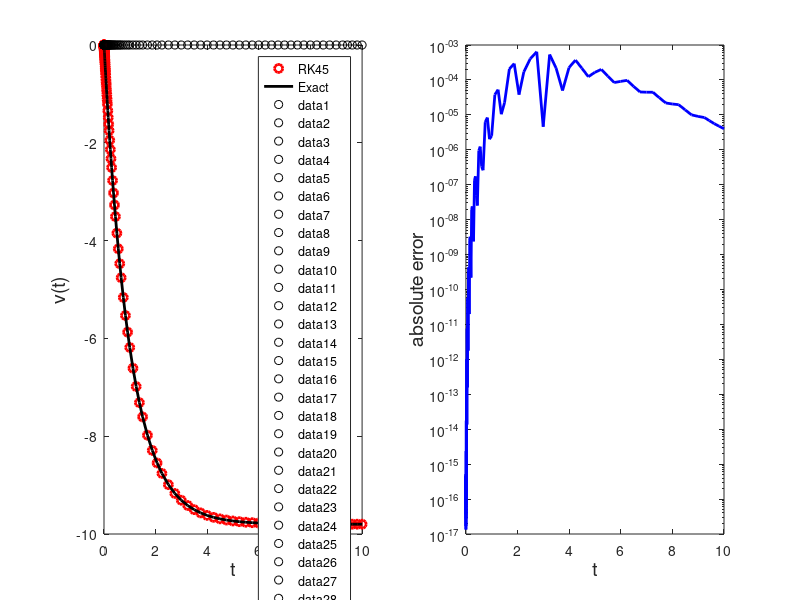

Write MATLAB code to recreate this figure.
%**************************************************************************
%*     Example 5.3                                                        *
%*     filename: ch05pr03.m                                               *
%*     program listing number: 5.3                                        *
%*                                                                        *
%*     This program solves Newton equation for a falling object           *
%*     using the Runge-Kutta-Fehlberg method.                             *
%*        m = mass of the object                                          *
%*        g = acceleration due to gravity                                 *
%*        gamma = frictional coefficient                                  *
%*                                                                        *
%*     Programed by Ryoichi Kawai for Computational Physics Course        *
%*     Revised on 01/22/2017.                                             *
%**************************************************************************
clear all;

% system parameters
gamma=1.0;
g=9.8;
m=1.0;

tmax=10; % maximum time

% define the right hand side
f = @(t,v) -gamma*v - m*g;

% use RK45 method
[t,v]=ode45(f,[0,tmax],0.0);

% exact solution
v_ex = m*g/gamma * (exp(-gamma*t)-1);

subplot(1,2,1);
q=plot(t,v,'o',t,v_ex,'-');
xlabel('t','fontsize',14);
ylabel('v(t)','fontsize',14);
set(q(1),'Color','red','Linewidth',2);
set(q(2),'Color','black','Linewidth',2);
legend(q,'RK45','Exact')
legend(q,'Location','NorthEast');
hold on
plot(t,0,'ok')
hold off

subplot(1,2,2);
% Plot the absolute errors
p=semilogy(t,abs(v-v_ex));

% Plotting options
xlabel('t','fontsize',14);
ylabel('absolute error','fontsize',14);
set(p(1),'Color','blue','Linewidth',2);
